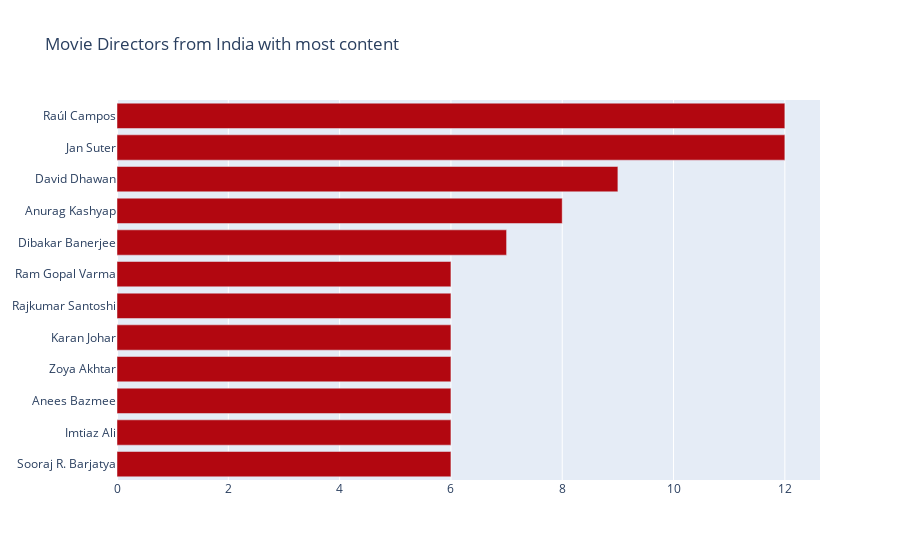

Write notebook code for a chart like this one.
### Code cell
n_IndianMovies=n_movies[n_movies['Country']=='India']    
    
col = "Director"
categories = ", ".join(n_IndianMovies[col].fillna("")).split(", ")
counter_list = collections.Counter(categories).most_common(12)
counter_list = [_ for _ in counter_list if _[0] != ""]
labels = [_[0] for _ in counter_list][::-1]
values = [_[1] for _ in counter_list][::-1]
trace1 = go.Bar(y=labels, x=values, orientation="h", name="TV Shows", marker=dict(color="#b20710"))

Trace = [trace1]
layout = go.Layout(title="Movie Directors from India with most content", legend=dict(x=0.1, y=1.1, orientation="h"))
fig = go.Figure(Trace, layout=layout)
fig.show()
# we found 2 directors are popular in INDIA (RAUL CAMPOS,JAN SUTER)

### Figure 1 — Plotly figure (JSON) as saved in the notebook; plotly's stock layout.template omitted (floating-point values rounded to 4 significant figures)
{"data": [{"marker": {"color": "#b20710"}, "name": "TV Shows", "orientation": "h", "type": "bar", "x": [6, 6, 6, 6, 6, 6, 6, 7, 8, 9, 12, 12], "y": ["Sooraj R. Barjatya", "Imtiaz Ali", "Anees Bazmee", "Zoya Akhtar", "Karan Johar", "Rajkumar Santoshi", "Ram Gopal Varma", "Dibakar Banerjee", "Anurag Kashyap", "David Dhawan", "Jan Suter", "Raúl Campos"]}], "layout": {"legend": {"orientation": "h", "x": 0.1, "y": 1.1}, "title": {"text": "Movie Directors from India with most content"}}}
